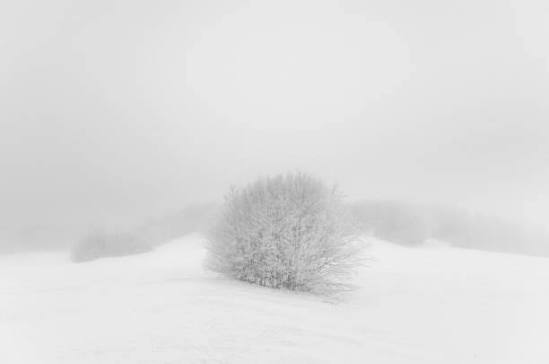
#> input picture neve.jpg, 549 x 364 px, found by its file name
$ python aula04.py
#> lines starting #> are read from the running program, lines starting #| are printed output that depends on the picture
#> in main, image is the input picture: shape (364, 549, 3); min 115, max 241, mean 222.7
### aula01/aula01.py
from enum import Enum

import cv2
import matplotlib

matplotlib.use("TkAgg")  # No Linux
import matplotlib.pyplot as plt
import numpy as np


# [25 lines left out: function splitBGRChannels, not called in this run]


def greyImage(image):
    grey_image = np.zeros((image.shape[0], image.shape[1]), dtype=np.uint8)
    for i in range(image.shape[0]):
        for j in range(image.shape[1]):
            grey_image[i, j] = np.mean(image[i, j])
    return grey_image


def showImage(image, title="Image"):
    cv2.imshow(title, image)
    #cv2.waitKey(0)
    #cv2.destroyAllWindows()


# [5 lines left out: function showBGRChannels, not called in this run]


def histogram(image, color_space="B"):
    class ColorSpace(Enum):
        BLUE = "B"
        GREEN = "G"
        RED = "R"
        GREY = "GREY"

    channel = None
    match color_space:
        case ColorSpace.BLUE.value:
            blue_channel, _, _ = splitBGRChannels(image)
            channel = blue_channel
        case ColorSpace.GREEN.value:
            _, green_channel, _ = splitBGRChannels(image)
            channel = green_channel
        case ColorSpace.RED.value:
            _, _, red_channel = splitBGRChannels(image)
            channel = red_channel
        case ColorSpace.GREY.value:
            channel = greyImage(image)
        case _:
            raise ValueError("Invalid color space")

    histogram = 256 * [0]
#> histogram = 256 values from 0 to 0
    for i in range(channel.shape[0]):
        for j in range(channel.shape[1]):
            match color_space:
                case ColorSpace.BLUE.value:
                    pixel_color = channel[i, j, 0]
                case ColorSpace.GREEN.value:
                    pixel_color = channel[i, j, 1]
                case ColorSpace.RED.value:
                    pixel_color = channel[i, j, 2]
                case ColorSpace.GREY.value:
                    pixel_color = channel[i, j]
            histogram[pixel_color] += 1
#> after the loop, histogram = 256 values, max 26143 at index 232, min 0 at index 0, mean 780.6

    return histogram


# [59 lines left out: functions histogram_graph, main, not called in this run]


# [2 lines that do not run on import are left out]

### aula04/aula04.py
import os
import sys

sys.path.append(os.path.dirname(os.path.dirname(os.path.abspath(__file__))))

import cv2
import matplotlib

matplotlib.use("TkAgg")  # No Linux
import matplotlib.pyplot as plt
import numpy as np

from aula01.aula01 import greyImage, histogram, histogram_graph, showImage


def enhance_image(image, r1: int = 160, r2: int = 240):
    # histogram_graph(image, "GREY", "Fig 1")  # use para descobrir r1 e r2
    enhanced_image = greyImage(image)

    for i in range(enhanced_image.shape[0]):
        for j in range(enhanced_image.shape[1]):
            old_pixel = enhanced_image[i, j]

            if old_pixel <= r1:
                new_pixel = 0
            elif old_pixel >= r2:
                new_pixel = 255
            else:
                new_pixel = 255 * ((old_pixel - r1) / (r2 - r1))

            enhanced_image[i, j] = int(round(new_pixel))

    # showImage(title="Enhanced Image", image=enhanced_image)

    # histogram_graph(enhanced_image, "GREY", "Fig 2")  # use para mostrar a diferenca
    return enhanced_image


def normalized_histogram(histogram: list[int], image_size: int | float):
    prob = 256 * [0]
    acc = 256 * [0]
    pixel_result = 256 * [0]

    for i in range(0, 256):
        prob[i] = histogram[i] / image_size

        if i == 0:
            acc[i] = prob[i]
        else:
            acc[i] = acc[i - 1] + prob[i]

        min_dif = 999  # qualquer numero maior que 1
        # [15 lines of commented-out code are left out]

        target = 0
        for j in range(256):
            calc = abs(acc[i] - (j / 255.0))
            if calc < min_dif:
                min_dif = calc
                target = j

        pixel_result[i] = target

    return prob, acc, pixel_result


def equalizate_image(image):
    hist = histogram(image, "GREY")
#> hist has the same summary as histogram in histogram
    height, width, channels = image.shape
#> height = 364; width = 549; channels = 3
    size = height * width
#> size = 199836

    prob, acc, pixel_result = normalized_histogram(hist, size)
#> after the loop in normalized_histogram, `for i in range(0, 256):`: acc = 256 values from 0 to 1; pixel_result = 256 values from 0 to 255; prob = 256 values, max 0.131 at index 232, min 0 at index 0, mean 0.00391
#> acc = 256 values from 0 to 1; pixel_result = 256 values from 0 to 255

    # equalize pixel
    equalized_image = greyImage(image)
    for i in range(equalized_image.shape[0]):
        for j in range(equalized_image.shape[1]):
            old_pixel = equalized_image[i, j]
            new_pixel = pixel_result[old_pixel]

            equalized_image[i, j] = int(new_pixel)
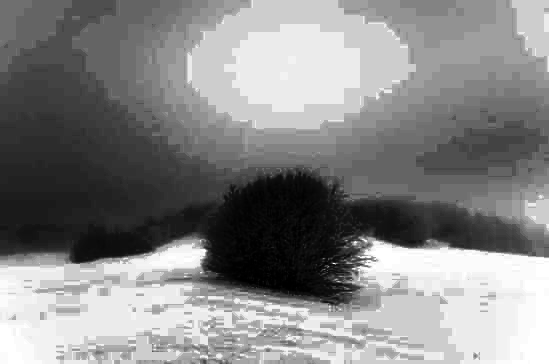
#> equalized_image: shape (364, 549); min 0, max 255, mean 134.3

    pixels = np.arange(0, 256)
    fig, ((ax1, ax2), (ax3, ax4)) = plt.subplots(nrows=2, ncols=2, figsize=(12, 10))

    ax1.bar(pixels, hist, color="blue")
    ax1.set_xlabel("Pixel")
    ax1.set_ylabel("Quantity")
    ax1.set_title("Num de Pixel no original Cinza")

    # [4 lines of commented-out code are left out]

    ax2.bar(pixels, prob, color="blue")
    ax2.set_xlabel("Pixel")
    ax2.set_ylabel("Quantity")
    ax2.set_title("Distr de probabilidade")

    ax3.bar(pixels, acc, color="blue")
    ax3.set_xlabel("Pixel")
    ax3.set_ylabel("Quantity")
    ax3.set_title("Acumulado normalizado de distr prob")

    hist_equalized = histogram(equalized_image, "GREY")
#> hist_equalized = 256 values, max 26143 at index 205, min 0 at index 22, mean 780.6
    ax4.bar(pixels, hist_equalized, color="blue")
    ax4.set_xlabel("Pixel")
    ax4.set_ylabel("Quantity")
    ax4.set_title("Num de Pixel na equalizada")

    return equalized_image


def main():
    image = cv2.imread("neve.jpg")
    showImage(image, "Original Image")
    # enhance_image(image)

    equalized_image = equalizate_image(image)
    showImage(equalized_image, "Equalized Image")

    grey_image = greyImage(image)
    showImage(grey_image, "Original Grey Image")

    plt.show()
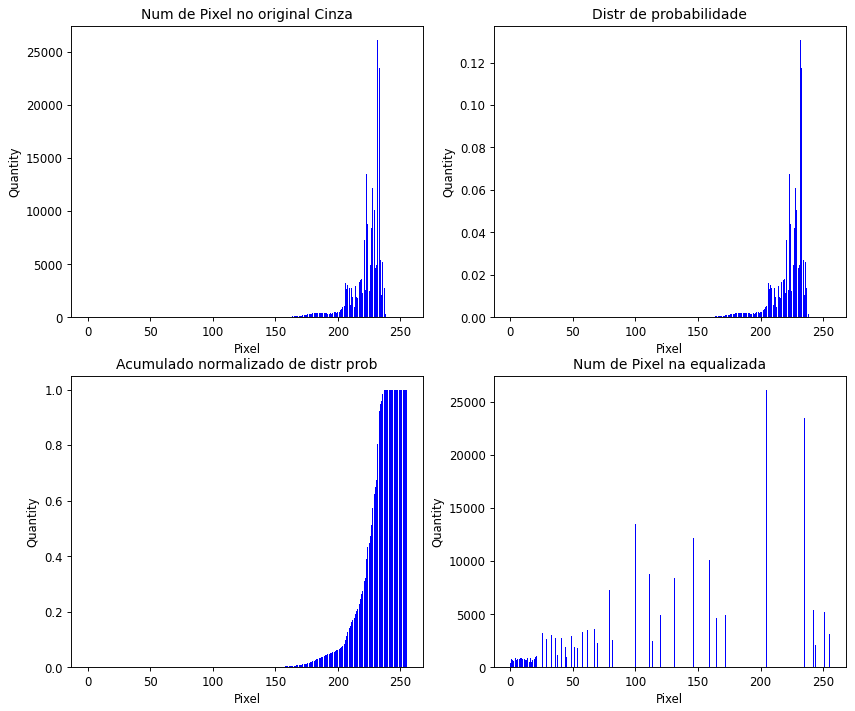
#> figure drawn by matplotlib, 4 panels; panel 1: tallest bar 26143 high, from x = 231.6 to 232.4; panel 2: tallest bar 0.131 high, from x = 231.6 to 232.4; panel 4: tallest bar 26143 high, from x = 204.6 to 205.4
    cv2.waitKey(0)
    cv2.destroyAllWindows()


if __name__ == "__main__":
    main()
